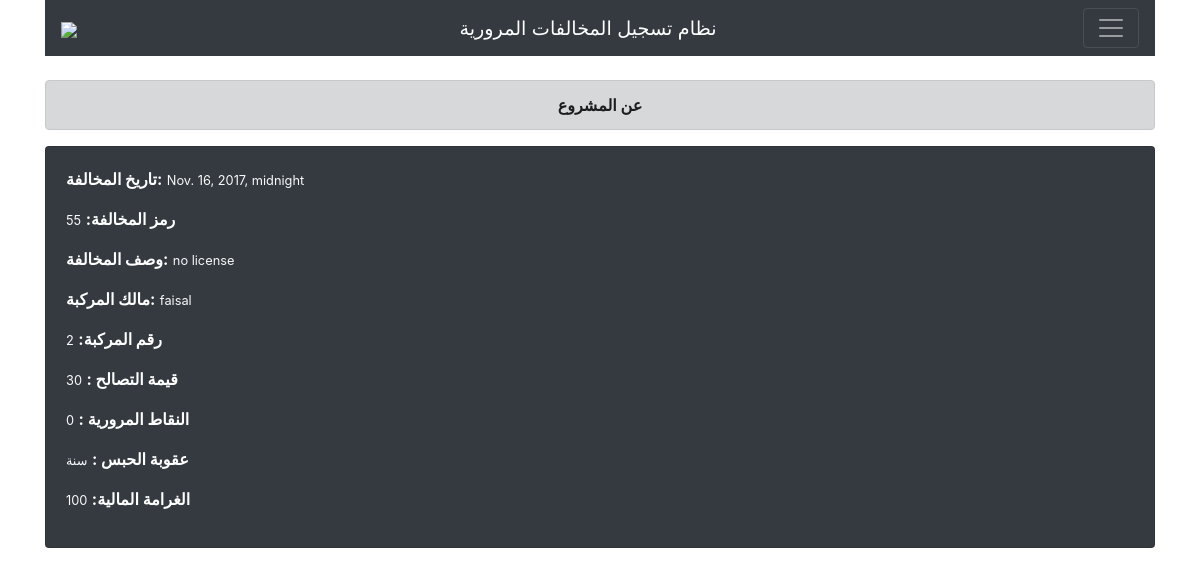
The page /check/2/ (signed in) on the database its author committed.
### main/models.py (models this page shows, shortened)
class Ticket(models.Model):
    user = models.ForeignKey(User)
    date = models.DateTimeField(auto_now=False, auto_now_add=False)
    violation = models.ForeignKey(Violation,blank=True,null=True)
    car = models.ForeignKey(Cars,blank=True,null=True)
    car_number = models.IntegerField()
    violation_number = models.IntegerField(null=True,blank=True)
    response = models.CharField(max_length=500)

class Violation(models.Model):
    type = models.IntegerField()
    desc = models.CharField(max_length=500)
    amount = models.IntegerField()
    ticket_price = models.IntegerField()
    points = models.IntegerField(default=0)
    detention = models.IntegerField(choices=STATUS_CHOICES, default=6)

class Cars(models.Model):
    number = models.IntegerField()
    owner = models.CharField(max_length=200)
    email = models.EmailField(max_length=340)

### main/views.py (the view)
# urls.py: url(r'^check/(?P<myid>\d+)/$', views.ticket_detail, name="detail"),
def ticket_detail(request, myid):
    if not request.user.is_authenticated():
        return redirect("login")
    instance = get_object_or_404(Ticket, id=myid)
    context = {
    "object": instance,
    }
    return render(request, 'detail.html', context)

### main/templatetags/det.py (called while the page is built)
@register.filter
def det(value):
    x = value-1
    return STATUS_CHOICES[x][1]

### main/templates/detail.html
{% extends 'base.html' %}
{% load crispy_forms_tags %}
{% load det %}
{% block content %}
<br/>
<div class="alert alert-dark" role="alert" style="text-align:center"><b> <a>عن المشروع</a></b></div>
<div class="card text-white bg-dark" >
  <div class="card-body align-right ">
    <p><b>تاريخ المخالفة:</b> <small class="text-light">{{object.date}}</small></p>
    <p><b>رمز المخالفة:</b> <small class="text-light">{{object.violation.type}}</small></p>
    <p><b>وصف المخالفة:</b> <small class="text-light">{{object.violation.desc}}</small></p>
    <p><b>مالك المركبة:</b> <small class="text-light">{{object.car.owner}}</small></p>
    <p><b>رقم المركبة:</b> <small class="text-light">{{object.car.number}}</small></p>
    <p><b>قيمة التصالح	:</b> <small class="text-light">{{object.violation.amount}}</small></p>
    <p><b>النقاط المرورية	:</b> <small class="text-light">{{object.violation.points}}</small></p>
    <p><b>عقوبة الحبس	:</b> <small class="text-light">{{object.violation.detention|det}}</small></p>
    <p><b>الغرامة المالية:</b> <small class="text-light">{{object.violation.ticket_price}}</small></p>
</div>
</div>
</div>
{% endblock %}

### rows shown on the page
Ticket: date "Nov. 16, 2017, midnight", violation.type "55", violation.desc "no license", car.owner "faisal", car.number "2", violation.amount "30", violation.points "0", violation.detention|det "سنة", violation.ticket_price "100"
